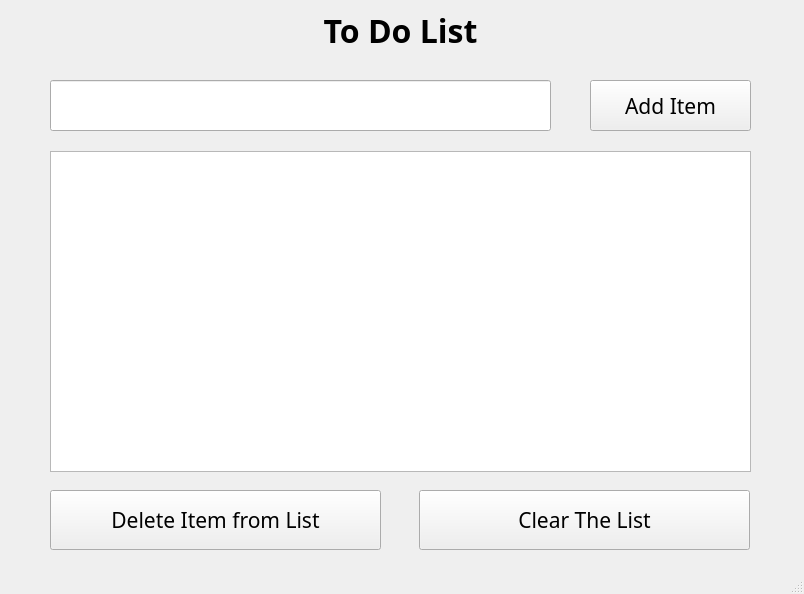
<?xml version="1.0" encoding="UTF-8"?>
<ui version="4.0">
 <class>MainWindow</class>
 <widget class="QMainWindow" name="MainWindow">
  <property name="geometry">
   <rect>
    <x>0</x>
    <y>0</y>
    <width>804</width>
    <height>594</height>
   </rect>
  </property>
  <property name="windowTitle">
   <string>To Do List</string>
  </property>
  <widget class="QWidget" name="centralwidget">
   <widget class="QPushButton" name="add_pushButton_1">
    <property name="geometry">
     <rect>
      <x>590</x>
      <y>80</y>
      <width>161</width>
      <height>51</height>
     </rect>
    </property>
    <property name="font">
     <font>
      <family>Cascadia Code</family>
      <pointsize>16</pointsize>
     </font>
    </property>
    <property name="cursor">
     <cursorShape>PointingHandCursor</cursorShape>
    </property>
    <property name="text">
     <string>Add Item</string>
    </property>
   </widget>
   <widget class="QLabel" name="label">
    <property name="geometry">
     <rect>
      <x>0</x>
      <y>0</y>
      <width>801</width>
      <height>61</height>
     </rect>
    </property>
    <property name="font">
     <font>
      <family>Cascadia Code</family>
      <pointsize>24</pointsize>
      <weight>75</weight>
      <bold>true</bold>
     </font>
    </property>
    <property name="text">
     <string>To Do List</string>
    </property>
    <property name="alignment">
     <set>Qt::AlignCenter</set>
    </property>
   </widget>
   <widget class="QListWidget" name="listWidget">
    <property name="geometry">
     <rect>
      <x>50</x>
      <y>151</y>
      <width>701</width>
      <height>321</height>
     </rect>
    </property>
    <property name="font">
     <font>
      <family>Cascadia Code</family>
      <pointsize>16</pointsize>
     </font>
    </property>
    <property name="cursor" stdset="0">
     <cursorShape>PointingHandCursor</cursorShape>
    </property>
   </widget>
   <widget class="QLineEdit" name="lineEdit">
    <property name="geometry">
     <rect>
      <x>50</x>
      <y>80</y>
      <width>501</width>
      <height>51</height>
     </rect>
    </property>
    <property name="font">
     <font>
      <family>Cascadia Code</family>
      <pointsize>16</pointsize>
     </font>
    </property>
    <property name="cursor">
     <cursorShape>IBeamCursor</cursorShape>
    </property>
   </widget>
   <widget class="QPushButton" name="clear_all_pushButton_2">
    <property name="geometry">
     <rect>
      <x>419</x>
      <y>490</y>
      <width>331</width>
      <height>60</height>
     </rect>
    </property>
    <property name="font">
     <font>
      <family>Cascadia Code</family>
      <pointsize>16</pointsize>
     </font>
    </property>
    <property name="cursor">
     <cursorShape>PointingHandCursor</cursorShape>
    </property>
    <property name="text">
     <string>Clear The List</string>
    </property>
   </widget>
   <widget class="QPushButton" name="delete_pushButton_3">
    <property name="geometry">
     <rect>
      <x>50</x>
      <y>490</y>
      <width>331</width>
      <height>60</height>
     </rect>
    </property>
    <property name="font">
     <font>
      <family>Cascadia Code</family>
      <pointsize>16</pointsize>
     </font>
    </property>
    <property name="cursor">
     <cursorShape>PointingHandCursor</cursorShape>
    </property>
    <property name="text">
     <string>Delete Item from List</string>
    </property>
   </widget>
  </widget>
  <widget class="QMenuBar" name="menubar">
   <property name="geometry">
    <rect>
     <x>0</x>
     <y>0</y>
     <width>804</width>
     <height>21</height>
    </rect>
   </property>
  </widget>
  <widget class="QStatusBar" name="statusbar"/>
 </widget>
 <resources/>
 <connections/>
</ui>
